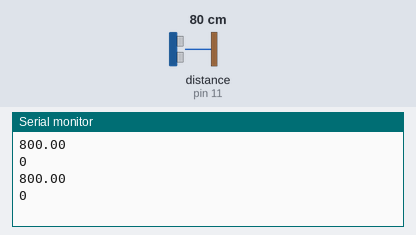
Recording of a sketch running on a simulated Arduino Uno, built for the host (arithmetic inside an expression is 32-bit, double 64-bit). Shown: the last lines printed to the serial monitor. The inputs (shaded band) are chosen by the test bench; at power-on: distance to the obstacle (sensor on pin 11) 80 cm. The echo pulse lasts 58.3 µs per cm.

Above: at 3.8 s.
3.9 s: distance to the obstacle (sensor on pin 11) set to 2 cm
At 7.3 s:
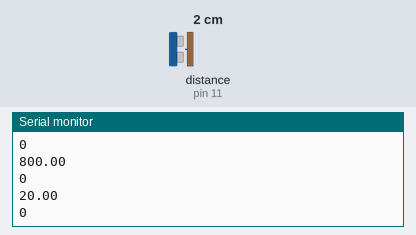
7.9 s: distance to the obstacle (sensor on pin 11) set to 4 cm
At 10.3 s:
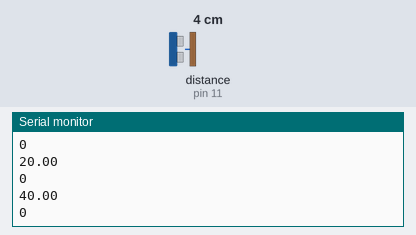
Timing chart, 0 to 11.8 s (numbered marks = the images above; inputs shaded):
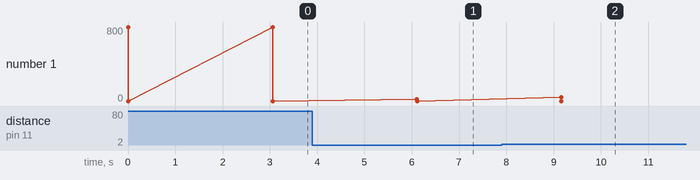

Measured:
- after the input at 3.9 s, the serial monitor: prints a new line after 2.2 s (image 1)
- after the input at 7.9 s, the serial monitor: prints a new line after 1.3 s (image 2)

The sketch:

ultrasonic_sensor.ino
```cpp
#include <hcsr04.h>

#define TRIG_PIN 12
#define ECHO_PIN 11

HCSR04 hcsr04(TRIG_PIN, ECHO_PIN, 20, 4000);

void setup(){
    Serial.begin(9600);
}

void loop() {

    // Output the distance in mm
	Serial.println(hcsr04.distanceInMillimeters());

    // Output information about the device, driver, and distance in Bifrost JSON format
    Serial.println(hcsr04.ToString());

    delay(3050);
}
```
